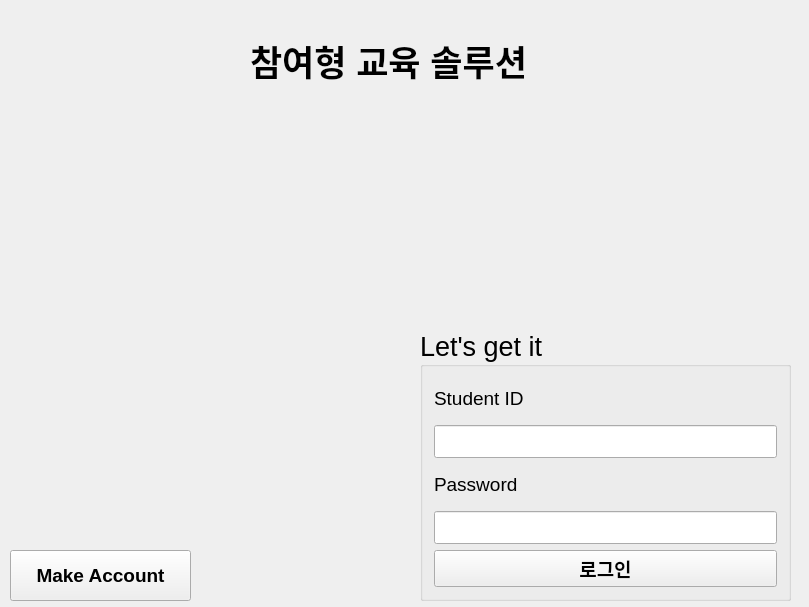
<?xml version="1.0" encoding="UTF-8"?>
<ui version="4.0">
 <class>MainWindow</class>
 <widget class="QMainWindow" name="MainWindow">
  <property name="geometry">
   <rect>
    <x>0</x>
    <y>0</y>
    <width>809</width>
    <height>607</height>
   </rect>
  </property>
  <property name="windowTitle">
   <string>참여형 교육 솔루션</string>
  </property>
  <property name="windowIcon">
   <iconset resource="src.qrc">
    <normaloff>:/images/logo.png</normaloff>:/images/logo.png</iconset>
  </property>
  <property name="styleSheet">
   <string notr="true">#startWidget {
border-image:url(:/images/bg.jpg);
}</string>
  </property>
  <widget class="QWidget" name="startWidget">
   <widget class="QWidget" name="widget_logo" native="true">
    <property name="geometry">
     <rect>
      <x>0</x>
      <y>0</y>
      <width>181</width>
      <height>111</height>
     </rect>
    </property>
    <property name="styleSheet">
     <string notr="true">#widget_logo {
border-image:url(:/images/logo.png);
}</string>
    </property>
   </widget>
   <widget class="QLabel" name="label_title">
    <property name="geometry">
     <rect>
      <x>250</x>
      <y>30</y>
      <width>401</width>
      <height>61</height>
     </rect>
    </property>
    <property name="font">
     <font>
      <family>Arial</family>
      <pointsize>26</pointsize>
      <weight>75</weight>
      <bold>true</bold>
     </font>
    </property>
    <property name="text">
     <string>참여형 교육 솔루션</string>
    </property>
   </widget>
   <widget class="QGroupBox" name="signin">
    <property name="geometry">
     <rect>
      <x>420</x>
      <y>330</y>
      <width>371</width>
      <height>271</height>
     </rect>
    </property>
    <property name="font">
     <font>
      <family>Arial</family>
      <pointsize>20</pointsize>
     </font>
    </property>
    <property name="layoutDirection">
     <enum>Qt::LeftToRight</enum>
    </property>
    <property name="styleSheet">
     <string notr="true"/>
    </property>
    <property name="title">
     <string>Let's get it</string>
    </property>
    <layout class="QVBoxLayout" name="verticalLayout_3">
     <item>
      <layout class="QVBoxLayout" name="verticalLayout">
       <item>
        <widget class="QLabel" name="label_id">
         <property name="font">
          <font>
           <family>Arial</family>
           <pointsize>14</pointsize>
          </font>
         </property>
         <property name="text">
          <string>Student ID</string>
         </property>
        </widget>
       </item>
       <item>
        <widget class="QLineEdit" name="lineEdit_id">
         <property name="font">
          <font>
           <family>Arial</family>
           <pointsize>16</pointsize>
          </font>
         </property>
        </widget>
       </item>
      </layout>
     </item>
     <item>
      <layout class="QVBoxLayout" name="verticalLayout_2">
       <item>
        <widget class="QLabel" name="label_pw">
         <property name="font">
          <font>
           <family>Arial</family>
           <pointsize>14</pointsize>
          </font>
         </property>
         <property name="text">
          <string>Password</string>
         </property>
        </widget>
       </item>
       <item>
        <widget class="QLineEdit" name="lineEdit_pw">
         <property name="font">
          <font>
           <family>Arial</family>
           <pointsize>16</pointsize>
          </font>
         </property>
         <property name="echoMode">
          <enum>QLineEdit::Password</enum>
         </property>
        </widget>
       </item>
      </layout>
     </item>
     <item>
      <widget class="QPushButton" name="Button_login">
       <property name="font">
        <font>
         <family>Arial</family>
         <pointsize>14</pointsize>
         <weight>75</weight>
         <bold>true</bold>
        </font>
       </property>
       <property name="text">
        <string>로그인</string>
       </property>
      </widget>
     </item>
    </layout>
   </widget>
   <widget class="QPushButton" name="Button_register">
    <property name="geometry">
     <rect>
      <x>10</x>
      <y>550</y>
      <width>181</width>
      <height>51</height>
     </rect>
    </property>
    <property name="font">
     <font>
      <family>Arial</family>
      <pointsize>14</pointsize>
      <weight>75</weight>
      <bold>true</bold>
     </font>
    </property>
    <property name="text">
     <string>Make Account</string>
    </property>
   </widget>
  </widget>
 </widget>
 <layoutdefault spacing="6" margin="11"/>
 <resources>
  <include location="src.qrc"/>
 </resources>
 <connections/>
</ui>
